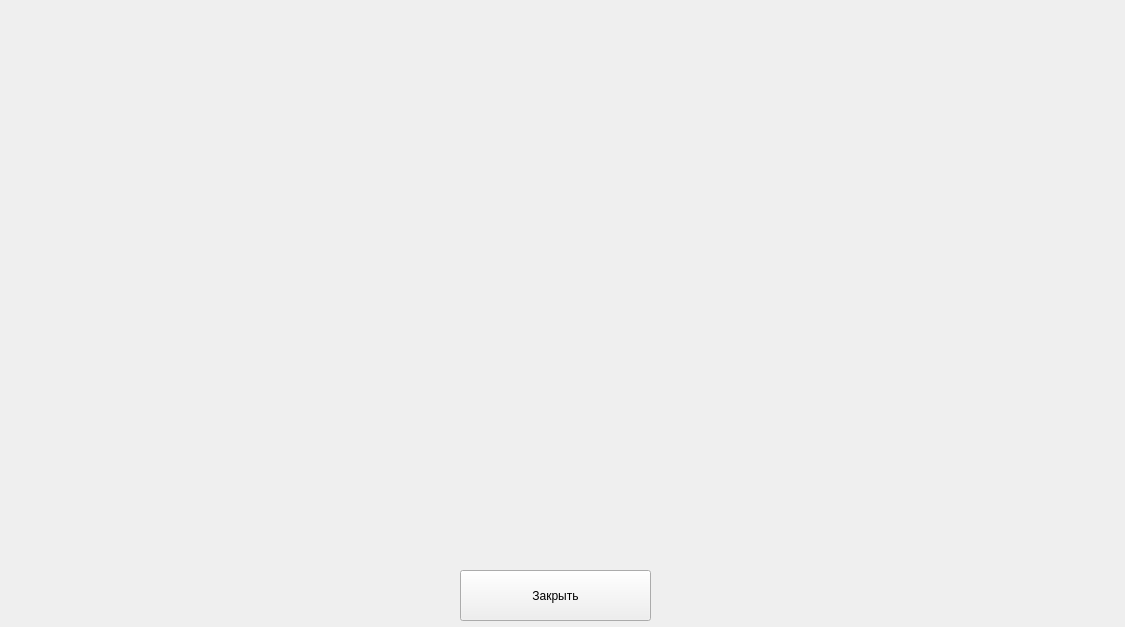
<?xml version="1.0" encoding="UTF-8"?>
<ui version="4.0">
 <class>cereals</class>
 <widget class="QWidget" name="cereals">
  <property name="geometry">
   <rect>
    <x>0</x>
    <y>0</y>
    <width>1125</width>
    <height>627</height>
   </rect>
  </property>
  <property name="windowTitle">
   <string>Form</string>
  </property>
  <widget class="QLabel" name="cereals_label">
   <property name="geometry">
    <rect>
     <x>20</x>
     <y>10</y>
     <width>1081</width>
     <height>541</height>
    </rect>
   </property>
   <property name="text">
    <string/>
   </property>
   <property name="scaledContents">
    <bool>true</bool>
   </property>
  </widget>
  <widget class="QPushButton" name="closecrls">
   <property name="geometry">
    <rect>
     <x>460</x>
     <y>570</y>
     <width>191</width>
     <height>51</height>
    </rect>
   </property>
   <property name="text">
    <string>Закрыть</string>
   </property>
  </widget>
 </widget>
 <resources/>
 <connections/>
</ui>
